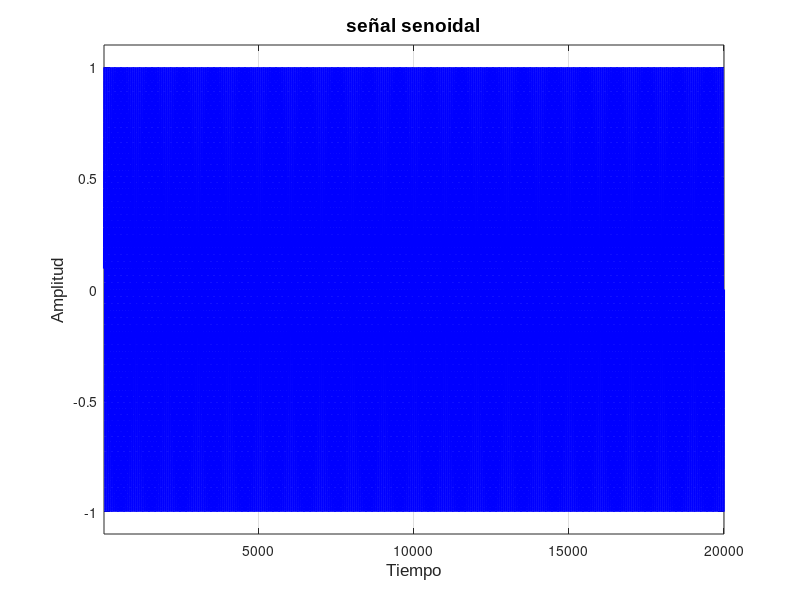
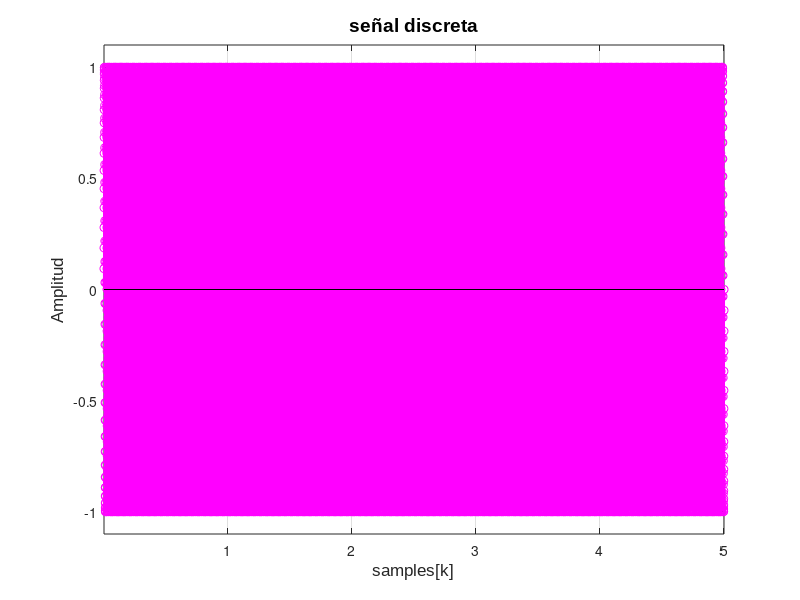

The MATLAB script that drew these images, in order:
close all; clear; clc;
Vp = 1; %%amplitud pic
f = 60; %%frecuencia Hz
T = 1 / f; %% periodo fundamental
w = 2 * pi * f; %%frecuencia angular 
Fs = 4000; %%frecuencia de muestreo en Hz
Ts = 1 / Fs; %% periodo de muestro Hz
tf = 5; %%tiempo final s
fo = f/Fs; 
omega = 2 * pi * fo;
%%nm = tf /Ts numero de muestras
nm = tf / Ts;
k = 1:nm;
signal = Vp * sin(omega.*k); %%senal 
figure('Name', 'señal senoidal', 'NumberTitle', 'OFF', 'Color', [1 1 1]);
%%plot(t,signal,'r','LineWidth', 1.5);
plot(k,signal,'b','LineWidth', 1.5);
grid on;
axis([k(1) k(end) Vp*-1.1 Vp*1.1]);
title('señal senoidal', 'FontName', 'Arial', 'Fontsize', 14);
xlabel('Tiempo', 'FontName', 'Arial', 'Fontsize', 12);
ylabel('Amplitud', 'FontName', 'Arial', 'Fontsize', 12);

figure('Name', 'señal discreta', 'NumberTitle', 'OFF', 'Color', [1 1 1]);
%%plot(t,signal,'r','LineWidth', 1.5);
stem(k*Ts,signal,'m','LineWidth', 1.5);
grid on;
axis([k(1)*Ts k(end)*Ts Vp*-1.1 Vp*1.1]);
title('señal discreta', 'FontName', 'Arial', 'Fontsize', 14);
xlabel('samples[k]', 'FontName', 'Arial', 'Fontsize', 12);
ylabel('Amplitud', 'FontName', 'Arial', 'Fontsize', 12);

